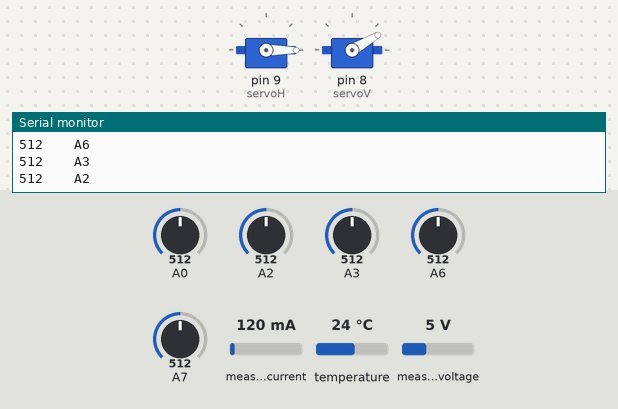
Bench run of a sketch on a simulated Arduino Nano, built with avr-gcc and run on an emulated ATmega328P. Shown: 2 × servo, the last lines printed to the serial monitor. The test bench sets the inputs (shaded band); at power-on: A3 = 512, A6 = 512, A2 = 512, A7 = 512, A0 = 512, measured current 120 mA, temperature 24 °C, measured voltage 5 V. Storage starts empty.

Above: at 7.2 s.
7.3 s: A3 set to 525
9.1 s: A3 set to 539
At 10.8 s:
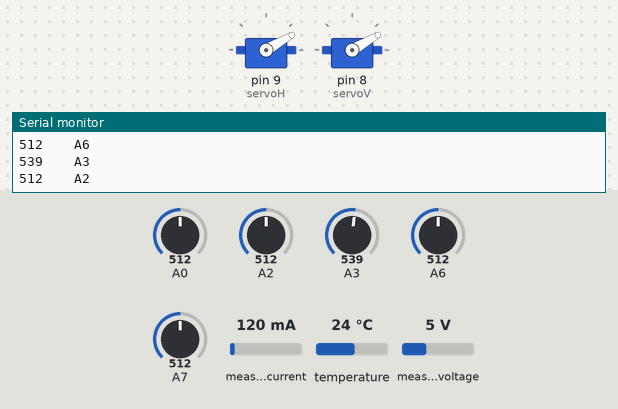
12.6 s: A6 set to 545
At 15.7 s:
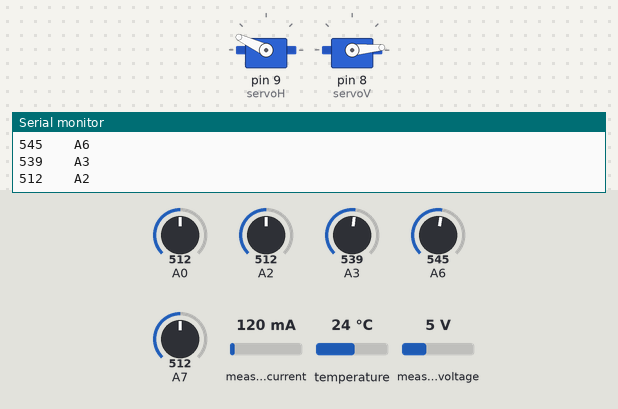
16.1 s: A2 set to 529
At 16.6 s:
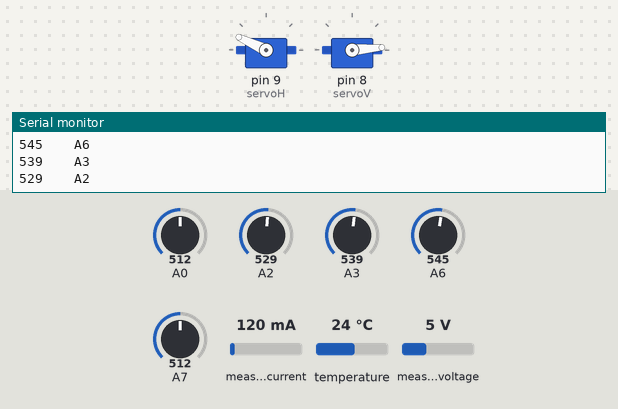
20.3 s: A7 set to 716
At 21.8 s:
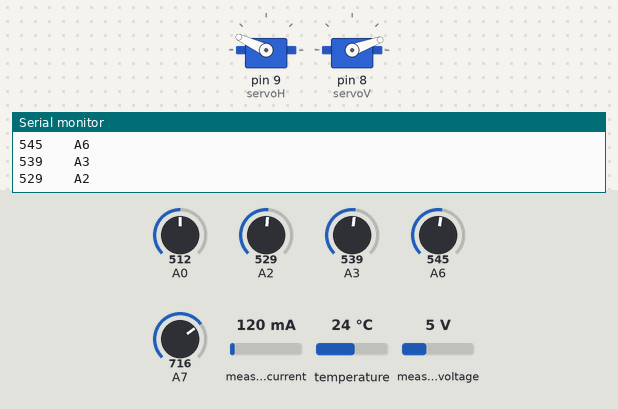
24.5 s: A0 set to 716
Timing chart, 0 to 27.5 s (numbered marks = the images above; inputs shaded):
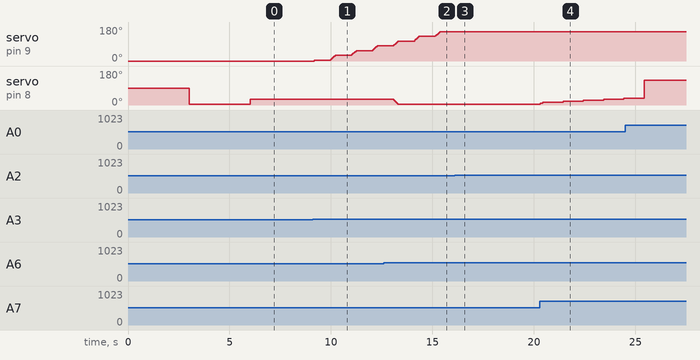

The sketch:

ldr_servo_current_sd_modif.ino
```cpp
 #include <DallasTemperature.h>
#include <OneWire.h>
#include <Wire.h>
#include <Servo.h>
#include <Adafruit_INA219.h>
//#include <Adafruit_SSD1306.h>
#include <SPI.h>
#include "SdFat.h"
SdFat SD;

#define OLED_RESET 4
//Adafruit_SSD1306 display(OLED_RESET);
Adafruit_INA219 ina219;
#define ONE_WIRE_BUS 2

// Setup a oneWire instance to communicate with any OneWire devices
// (not just Maxim/Dallas temperature ICs)
OneWire oneWire(ONE_WIRE_BUS);

// Pass our oneWire reference to Dallas Temperature.
DallasTemperature sensors(&oneWire);
int matahari =0;
int ldr8 = 0;
int ldr7 = 0;
int ldr6 = 0;
int ldr3 = 0;
int ldr2 = 0;
int posH = 0;
int posV = 30;
int posHmin = 0;
int posHmax = 180;
int posVmin = 5;
int posVmax = 130;
unsigned long previousMillis = 0;
unsigned long interval = 1000;
const int chipSelect = 10;
float shuntvoltage = 0;
float busvoltage = 0;
float current_mA = 0;
float loadvoltage = 0;
float energy = 0;
float suhu = 0;
File TimeFile;
File SuhuFile;
File VoltFile;
File CurFile;
Servo servoH;
Servo servoV;

void setup() {
  SD.begin(chipSelect);
//  display.begin(SSD1306_SWITCHCAPVCC, 0x3C);
  ina219.begin();
   pinMode(A7, INPUT);
  pinMode(A6, INPUT);
  pinMode(A3, INPUT);
  pinMode(A2, INPUT);
  pinMode(A0, INPUT);
  servoH.attach(9);
  servoV.attach(8);
  servoH.write(posHmin);
  delay(3000);
  servoV.write(posVmin);
  delay(3000);
  Serial.begin(9600);
}

void loop() {
  unsigned long currentMillis = millis();
  if (currentMillis - previousMillis >= interval)
  {
    gerak();
    previousMillis = currentMillis;
    ina219values();

    TimeFile = SD.open("TIME.txt", FILE_WRITE);
    if (TimeFile) {
      Serial.print("YEAH");
      TimeFile.println(currentMillis);
      TimeFile.close();
    }

    SuhuFile = SD.open("SUHU.txt", FILE_WRITE);
    if (SuhuFile) {
      SuhuFile.println(suhu);
      SuhuFile.close();

    }

    VoltFile = SD.open("VOLT.txt", FILE_WRITE);
    if (VoltFile) {
      VoltFile.println(loadvoltage);
      VoltFile.close();
    }


    CurFile = SD.open("CUR.txt", FILE_WRITE);
    if (CurFile) {
      CurFile.println(current_mA);
      CurFile.close();
    }

  }
  if(matahari==0){
    gerak();
  }
}

void gerak()
{
  ldr7 = analogRead(A7);
  Serial.print(ldr7);
  Serial.print("    A7 \n");
  ldr8 = analogRead(A0);
  Serial.print(ldr8);
  Serial.print("    A0 \n");
  ldr6 = analogRead(A6);
  Serial.print(ldr6);
  Serial.print("    A6 \n");
  ldr3 = analogRead(A3);
  Serial.print(ldr3);
  Serial.print("    A3 \n");
  ldr2 = analogRead(A2);
  Serial.print(ldr2);
  Serial.print("    A2 \n");

  if ((ldr3 - ldr2 <= 20) &&(ldr7 - ldr6 > 20)){
 if (ldr8 - ldr6 > 20) {
    if (posV >= posVmax) {
      posV = posV;
    }
    else {
      posV += 90;
    }


  }
  else {
    posV = posV;
    matahari=1;
  }

  } else{
    matahari=0;
  }

  if (ldr3 - ldr2 > 20) {

    if (posH >= posHmax) {
      posH = posH;
    }
    else {
      posH += 5;
    }


  }
  else {
    posH = posH;
  }


  if (ldr2 - ldr3 > 20) {
    if (posH <= posHmin) {
      posH = posH;
    }
    else {
      posH -= 5;
    }
  }
  else {
    posH = posH;
  }
  //----------------------------------------------------------

  if (ldr7 - ldr6 > 20) {
    if (posV >= posVmax) {
      posV = posV;
    }
    else {
      posV += 5;
    }


  }
  else {
    posV = posV;
  }


  if (ldr6 - ldr7 > 20) {
    if (posV <= posVmin) {
      posV = posV;
    }
    else {
      posV -= 5;
    }
  }
  else {
    posV = posV;
  }

  servoH.write(posH);
  servoV.write(posV);
  //    delay(100);
}

void ina219values() {
  shuntvoltage = ina219.getShuntVoltage_mV();
  busvoltage = ina219.getBusVoltage_V();
  current_mA = ina219.getCurrent_mA();
  loadvoltage = busvoltage + (shuntvoltage / 1000);
  energy = energy + loadvoltage * current_mA / 3600;
    sensors.requestTemperatures();
  suhu = sensors.getTempCByIndex(0);
}
```

Measured:
- the behaviour switches between 532 and 533 on A3 (found by bisection; images 0 and 1)
- the behaviour switches between 532 and 533 on A6 (found by bisection; images 1 and 2)
- after the input at 9.1 s, servo on pin 9 (servoH): moves from 0° to 80° over 3.1 s, starting after 0.08 s
- after the input at 12.6 s, servo on pin 8 (servoV): 30° → 5° after 0.49 s
- after the input at 16.1 s, servo on pin 9 (servoH): stays 155° (without the input it goes to 160° after 0.09 s)
- after the input at 20.3 s, servo on pin 8 (servoV): moves from 5° to 35° over 4.1 s, starting at once
